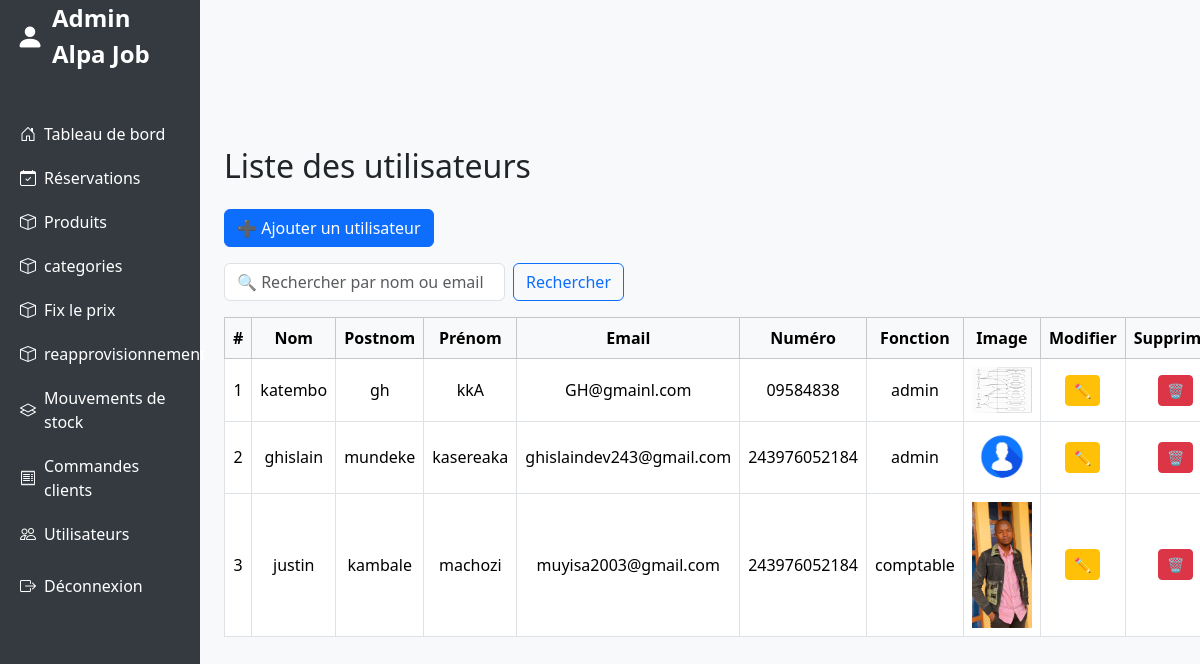
/view/user.php (signed in), run on the app's committed database.
### tables this page shows
CREATE TABLE `utilisateur` (
  `id_utilisateur` int(11) NOT NULL,
  `nom` varchar(100) DEFAULT NULL,
  `postnom` varchar(100) DEFAULT NULL,
  `prenom` varchar(100) DEFAULT NULL,
  `email` varchar(100) DEFAULT NULL,
  `pwd` varchar(255) DEFAULT NULL,
  `numero` varchar(20) DEFAULT NULL,
  `image` varchar(255) DEFAULT NULL,
  `id_fonction` int(11) DEFAULT NULL
);

CREATE TABLE `fonction` (
  `id_fonction` int(11) NOT NULL,
  `nom_fonction` varchar(100) DEFAULT NULL,
  `description` text DEFAULT NULL
);

### models/class/class_user.php (called while the page is built, shortened)
<?php
class user {
    private $con;
    public function __construct($con) {
        $this->con = $con;
    }
    public function get_user(): array {
        $query = "SELECT utilisateur.nom, utilisateur.postnom, utilisateur.prenom, fonction.nom_fonction, utilisateur.image, utilisateur.email, utilisateur.numero, utilisateur.id_utilisateur
                  FROM utilisateur
                  INNER JOIN fonction ON utilisateur.id_fonction = fonction.id_fonction";
        $stmt = $this->con->prepare($query);
        $stmt->execute();
        return $stmt->fetchAll(PDO::FETCH_ASSOC);
    }
}
?>

### view/user.php (the view, shortened to what this page needs)
<?php
require_once('../connexion/connexion.php');
require_once('../models/class/class_user.php');
$db = new connexion();
$con = $db->getconnexion();
$user = new user($con);
$utilisateurs = $user->get_user();
$recherche = isset($_GET['search']) ? trim($_GET['search']) : '';
if (!empty($recherche)) {
    $utilisateurs = $user->chercher_utilisateur($recherche);
} else {
    $utilisateurs = $user->get_user();
}
?>
<!DOCTYPE html>
<html lang="fr">
<head>
  <link href="https://cdn.jsdelivr.net/npm/bootstrap@5.3.3/dist/css/bootstrap.min.css" rel="stylesheet">
  <link rel="stylesheet" href="https://cdn.jsdelivr.net/npm/bootstrap-icons@1.10.5/font/bootstrap-icons.css">
  <link rel="stylesheet" href="css/nav_admin.css">
</head>
<body>
<div class="container-fluid bg-light ">
<div class="row align-items-center">
    <?php require_once('nav_admin.php') ?>
    <div class="col-md-10 p-4">
    <h2 class="mb-4">Liste des utilisateurs</h2>
    <button class="btn btn-primary mb-3" data-bs-toggle="modal" data-bs-target="#modalAdd">➕ Ajouter un utilisateur</button>
  <form method="get" class="mb-3 d-flex" style="max-width: 400px;">
      <input type="text" name="search" class="form-control me-2" placeholder="🔍 Rechercher par nom ou email" value="<?= htmlspecialchars($recherche) ?>">
      <button type="submit" class="btn btn-outline-primary">Rechercher</button>
  </form>
    <table class="table table-bordered text-center align-middle">
        <thead class="table-light">
        <tr>
            <th>#</th>
            <th>Nom</th>
            <th>Postnom</th>
            <th>Prénom</th>
            <th>Email</th>
            <th>Numéro</th>
            <th>Fonction</th>
            <th>Image</th>
            <th>Modifier</th>
            <th>Supprimer</th>
        </tr>
        </thead>
        <tbody>
        <?php $i = 1; foreach ($utilisateurs as $u): ?>
            <tr>
            <td><?= $i++ ?></td>
            <td><?= htmlspecialchars($u['nom']) ?></td>
            <td><?= htmlspecialchars($u['postnom']) ?></td>
            <td><?= htmlspecialchars($u['prenom']) ?></td>
            <td><?= htmlspecialchars($u['email']) ?></td>
            <td><?= htmlspecialchars($u['numero']) ?></td>
            <td><?= htmlspecialchars($u['nom_fonction']) ?></td>
            <td>
                <img src="../models/controleurs/avatar/<?= !empty($u['image']) ? htmlspecialchars($u['image']) : 'default.png' ?>" width="60" alt="Image utilisateur">
            </td>
            <td>
                <button class="btn btn-sm btn-warning" data-bs-toggle="modal" data-bs-target="#modalEdit<?= $u['id_utilisateur'] ?>">✏️</button>
            </td>
            <td>
                <a href="../models/controleurs/controls_user.php?sup=<?= $u['id_utilisateur'] ?>" class="btn btn-sm btn-danger" onclick="return confirm('Supprimer cet utilisateur ?')">🗑</a>
            </td>
            </tr>
        <?php endforeach; ?>
        </tbody>
    </table>
    </div>
</div>
</body>
</html>

### view/css/nav_admin.css (style rules this page uses)
body { background-color: #f8f9fa; }

### data on the page
utilisateur: nom "katembo", postnom "gh", prenom "kkA", email "GH@gmainl.com", numero "09584838", id_fonction.nom_fonction "admin", image (picture)
utilisateur: nom "ghislain", postnom "mundeke", prenom "kasereaka", email "ghislaindev243@gmail.com", numero "243976052184", id_fonction.nom_fonction "admin", image (placeholder picture)
utilisateur: nom "justin", postnom "kambale", prenom "machozi", email "muyisa2003@gmail.com", numero "243976052184", id_fonction.nom_fonction "comptable", image (picture)
